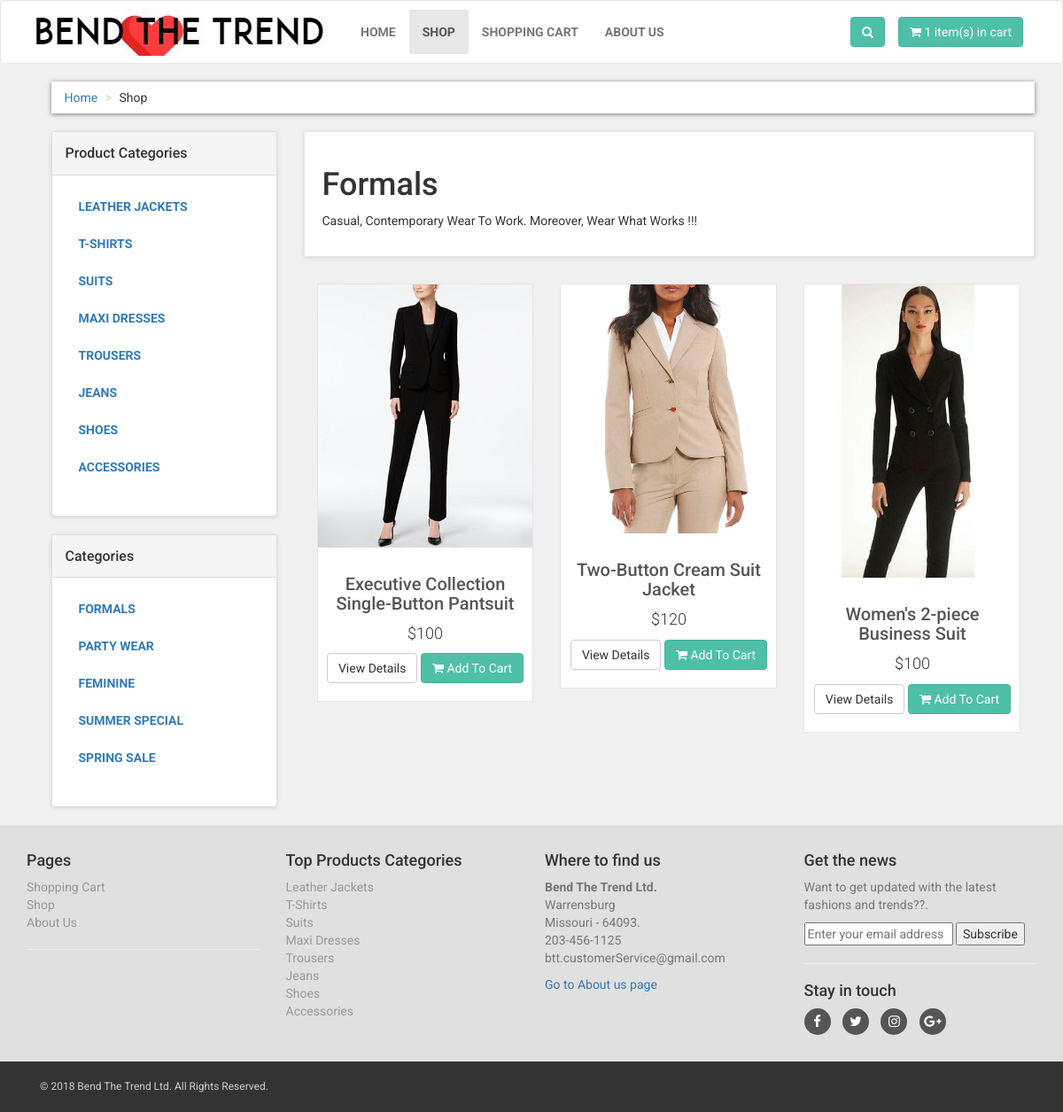
/Bend_The_Trend/shop.php?cat=1, run on the app's committed database.
### tables this page shows
CREATE TABLE `product_categories` (
  `p_cat_id` int(10) NOT NULL,
  `p_cat_title` text NOT NULL,
  `p_cat_desc` text NOT NULL
);

CREATE TABLE `categories` (
  `cat_id` int(10) NOT NULL,
  `cat_title` text NOT NULL,
  `cat_desc` text NOT NULL
);

CREATE TABLE `products` (
  `product_id` int(10) NOT NULL,
  `p_cat_id` int(10) NOT NULL,
  `cat_id` int(10) NOT NULL,
  `date` timestamp NOT NULL DEFAULT CURRENT_TIMESTAMP ON UPDATE CURRENT_TIMESTAMP,
  `product_title` text NOT NULL,
  `product_img1` text NOT NULL,
  `product_img2` text NOT NULL,
  `product_img3` text NOT NULL,
  `product_price` int(10) NOT NULL,
  `product_desc` text NOT NULL,
  `product_keywords` text NOT NULL
);

### Bend_The_Trend/includes/DatabaseClass.php (the view, shortened to what this page needs)
<?php
	class DatabaseClass{
		protected static $connection;
		public function connect(){
			if(!isset(self::$connection)){
				include("includes/dbConfig.php");
				self::$connection = new mysqli($host,$username,$password,$dbname);
			}
			return self::$connection;
		}
		public function totalItems(){
			$connection = $this -> connect();
			$get_items = "select * from cart";
			$run_items = mysqli_query($connection,$get_items);
			$count_items = mysqli_num_rows($run_items);
			echo $count_items;
		}
		public function get_Category_Specific_Displays(){
			$connection = $this -> connect();
			if(isset($_GET['cat'])){
				$cat_id = $_GET['cat'];
				$get_cat = "select * from categories where cat_id='$cat_id'";
				$run_cat = mysqli_query($connection,$get_cat);
				$row_cat = mysqli_fetch_array($run_cat);
				$cat_title = $row_cat['cat_title'];
				$cat_desc = $row_cat['cat_desc'];
				$get_products = "select * from products where cat_id='$cat_id' order by rand() LIMIT 0,3 ";
				$run_products = mysqli_query($connection,$get_products);
				$count = mysqli_num_rows($run_products);
				if($count==0){
					echo "
					<div class='box' >
						<h1> No Product Found In This Category </h1>
					</div>
					";
				}
				else{
					echo "
						<div class='box' >
							<h1> $cat_title </h1>
							<p>$cat_desc</p>
						</div>
					";
				}
				while($row_products=mysqli_fetch_array($run_products)){
					$pro_id = $row_products['product_id'];
					$pro_title = $row_products['product_title'];
					$pro_price = $row_products['product_price'];
					$pro_img1 = $row_products['product_img1'];
					echo "
					<div class='col-md-4 col-sm-6 center-responsive' >
						<div class='product' >
							<a href='details.php?pro_id=$pro_id' >
								<img src='images/product_images/$pro_img1' class='img-responsive' >
							</a>
							<div class='text' >
								<h3><a href='details.php?pro_id=$pro_id' >$pro_title</a></h3>
								<p class='price' >$$pro_price</p>
								<p class='buttons' >
									<a href='details.php?pro_id=$pro_id' class='btn btn-default' >View Details</a>
									<a href='details.php?pro_id=$pro_id' class='btn btn-primary' >
										<i class='fa fa-shopping-cart' ></i> Add To Cart
									</a>
								</p>
							</div>
						</div>
					</div>
					";
				}
			}
		}
		public function getProductCategories(){
			$connection = $this -> connect();
			$get_p_cats = "select * from product_categories";
			$run_p_cats = mysqli_query($connection,$get_p_cats);
			while($row_p_cats = mysqli_fetch_array($run_p_cats)){
				$p_cat_id = $row_p_cats['p_cat_id'];
				$p_cat_title = $row_p_cats['p_cat_title'];
				echo "<li><a href='shop.php?p_cat=$p_cat_id'> $p_cat_title </a></li>";
			}
		}
		public function getCategories(){
			$connection = $this -> connect();
			$get_cats = "select * from categories";
			$run_cats = mysqli_query($connection,$get_cats);
			while($row_cats = mysqli_fetch_array($run_cats)){
				$cat_id = $row_cats['cat_id'];
				$cat_title = $row_cats['cat_title'];
				echo "<li><a href='shop.php?cat=$cat_id'>$cat_title</a></li>";
			}
		}
	}
?>

### Bend_The_Trend/includes/footer.php (shortened to what this page needs)
<?php
	$dbObj = new DatabaseClass();
	$con = $dbObj->connect();
?>
<div id="footer">
    <div class="container">
        <div class="row" >
            <div class="col-md-3 col-sm-6" >
                <h4>Pages</h4>
                <ul>
                    <li><a href="cart.php">Shopping Cart</a></li>
                    <li><a href="shop.php">Shop</a></li>
					<li><a href="about.php">About Us</a></li>
                </ul>
                <hr>
            </div>
            <div class="col-md-3 col-sm-6">
                <h4> Top Products Categories </h4>
                <ul>
                    <?php
						$get_p_cats = "select * from product_categories";
						$run_p_cats = mysqli_query($con,$get_p_cats);
						while($row_p_cats = mysqli_fetch_array($run_p_cats)){
							$p_cat_id = $row_p_cats['p_cat_id'];
							$p_cat_title = $row_p_cats['p_cat_title'];
							echo "<li> <a href='shop.php?p_cat=$p_cat_id'> $p_cat_title </a> </li>";
						}
                    ?>
                </ul>
            </div>
            <div class="col-md-3 col-sm-6">
                <h4>Where to find us</h4>
                <p class="text-muted">
                    <strong>Bend The Trend Ltd.</strong>
                    <br>Warrensburg
                    <br>Missouri - 64093.
                    <br>203-456-1125
                    <br>btt.customerService@gmail.com
                 </p>
                <a href="about.php">Go to About us page</a>
            </div>
            <div class="col-md-3 col-sm-6">
                <h4>Get the news</h4>
                <p class="text-muted">Want to get updated with the latest fashions and trends??.</p>
					<form action="subscribe.php" method="post">
						<input type="email" name="email" id="email" required placeholder="Enter your email address ">
						<input value="Subscribe" type="submit">
					</form>
                <hr>
                <h4> Stay in touch </h4>
                <p class="social">
                    <a href="https://www.facebook.com"><i class="fa fa-facebook"></i></a>
                    <a href="https://twitter.com"><i class="fa fa-twitter"></i></a>
                    <a href="https://www.instagram.com"><i class="fa fa-instagram"></i></a>
                    <a href="https://plus.google.com"><i class="fa fa-google-plus"></i></a>
				</p>
            </div>
        </div>
    </div>
</div>
<div id="copyright">
    <div class="container" >
        <div class="col-md-6" >
            <p class="pull-left"> &copy; 2018 Bend The Trend Ltd. All Rights Reserved.</p>
        </div>
    </div>
</div>

### Bend_The_Trend/styles/style.css (style rules this page uses)
body { font-family: "Roboto", Helvetica, Arial, sans-serif; font-size: 14px; line-height: 1.42857143; color: #333333; background-color: #f0f0f0; overflow-x: hidden; }
.btn-primary { color:rgb(255, 255, 255); background-color:rgb(79, 191, 168); border-color:rgb(65, 179, 156); }
.box { background: #fff; margin: 0 0 30px; border: solid 1px #e6e6e6; box-sizing: border-box; padding:20px; box-shadow: 0 1px 5px rgba(0, 0, 0, 0.1); }
#content .product { background:#fff; border: solid 1px #e6e6e6; box-sizing: border-box; margin-bottom: 30px; }
#content .product .text p.price { font-size:18px; text-align:center; font-weight:300; }
#content .product .text .buttons { clear:both; text-align:center; }
#content .product .text h3 { text-align:center; font-size:20px; }
#content .product .text h3 a { color:rgb(85, 85, 85); }
#content .product .text { padding:10px 10px 0px; }
#content .product .text .buttons .btn { margin-bottom:10px; }
#content .panel.sidebar-menu ul.nav.category-menu li a { text-transform: uppercase; font-weight: bold; }
#footer { background: #e0e0e0; padding: 20px 0; }
#footer ul { padding-left: 0; list-style: none; }
#footer ul a { color:#999999; padding: 20px 0; }
#footer .social { text-align: left; }
#footer .social a { margin: 0 10px 0 0; color: #fff; display: inline-block; width: 30px; height: 30px; border-radius: 15px; line-height: 30px; font-size: 15px; text-align: center; transition: all 0.2s ease-out; vertical-align: bottom; background-color:#555555; }
#copyright { background:#333; color:#ccc; padding:20px 0; font-size:12px; }
#copyright p { margin: 0; }

### data on the page
product_categories: p_cat_title "LEATHER JACKETS", p_cat_title "Leather Jackets"
product_categories: p_cat_title "T-SHIRTS", p_cat_title "T-Shirts"
product_categories: p_cat_title "SUITS", p_cat_title "Suits"
product_categories: p_cat_title "MAXI DRESSES", p_cat_title "Maxi Dresses"
product_categories: p_cat_title "TROUSERS", p_cat_title "Trousers"
product_categories: p_cat_title "JEANS", p_cat_title "Jeans"
product_categories: p_cat_title "SHOES", p_cat_title "Shoes"
product_categories: p_cat_title "ACCESSORIES", p_cat_title "Accessories"
categories: cat_title "FORMALS", cat_title "Formals", cat_desc "Casual, Contemporary Wear To Work. Moreover, Wear What Works !!!"
categories: cat_title "PARTY WEAR"
categories: cat_title "FEMININE"
categories: cat_title "SUMMER SPECIAL"
categories: cat_title "SPRING SALE"
products: product_img1 (picture), product_title "Executive Collection Single-Button Pantsuit", product_price "100"
products: product_img1 (picture), product_title "Two-Button Cream Suit Jacket", product_price "120"
products: product_img1 (picture), product_title "Women's 2-piece Business Suit", product_price "100"

### other printed values
$count_items "1"
